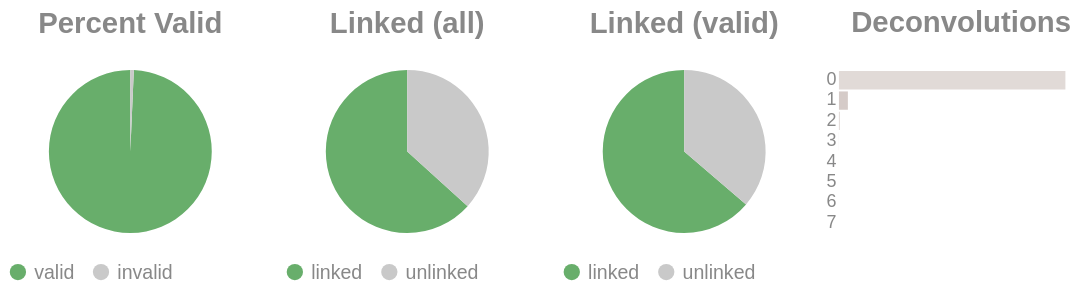

Notebook cell for this chart:
### Code cell
if SKIPLR:
    pass
else:
    clash = Counter()
    for i in valids['molecule'].to_list():
        _mol = i.split("-")
        if len(_mol) == 1:
            clash.update('0')
        else:
            clash.update(_mol[-1])

    _d = {"deconvolutions": [], 'count': []}
    for k,v in clash.items():
        _d['deconvolutions'].append(k)
        _d['count'].append(v)

    tot_valid = valids['reads'].sum()
    mask = valids['reads'] >= 2
    n_linked_reads = valids.filter(mask)['reads'].sum()
    if n_linked_reads == 0:
        print_html("No linked molecules (>=2 reads) were detected; skipping linked-only distributions.")
        SKIPLR = True
    else:
        perc_valid = round(tot_valid / n_reads, 4)
        linked_perc_abs = round(n_linked_reads / n_reads, 4)
        linked_perc = round(n_linked_reads / tot_valid, 4)

    _valid = pl.DataFrame({"valids": ['valid', 'invalid'], "count": [tot_valid, n_reads - tot_valid]})
    _linked_abs = pl.DataFrame({"linked (absolute)": ['linked', 'unlinked'], "count": [n_linked_reads, n_reads - n_linked_reads]})
    _linked_rel = pl.DataFrame({"linked (valids)": ['linked', 'unlinked'], "count": [n_linked_reads, tot_valid - n_linked_reads]})

    (
        alt.hconcat(
            piechart(_valid, goodval = 'valid', title = "Percent Valid"),
            piechart(_linked_abs, goodval = "linked", title =  "Linked (all)"),
            piechart(_linked_rel, goodval = "linked", title =  "Linked (valid)"),
            convolutionbar(pl.DataFrame(_d), title = "Deconvolutions"),
            center = True,
            bounds = 'flush'
        )
        .resolve_scale(color='independent')
        .resolve_legend('independent')
        .properties(usermeta={'embedOptions': {"actions": False}})
    ).display()

### Figure 1 — Vega-Lite specification as saved in the notebook (floating-point values rounded to 4 significant figures)
{"width": "container", "height": 400, "config": {"title": {"anchor": "start", "dy": -15, "fontSize": 18, "color": "#888888", "subtitleColor": "#888888", "subtitleFontSize": 14}, "arc": {"fill": "#0072B2"}, "axis": {"domainColor": "#888888", "domainWidth": 0.5, "gridWidth": 0.2, "grid": false, "titleFontWeight": 400, "titleFontSize": 15, "labelFontSize": 11, "labelColor": "#888888", "tickColor": "#888888", "tickWidth": 0.2, "titleColor": "#888888"}, "axisBand": {"grid": false}, "axisX": {"grid": true, "tickSize": 10, "domainCap": "round"}, "axisY": {"domain": false, "grid": true, "tickSize": 0, "domainCap": "round"}, "background": "transparent", "header": {"labelFontSize": 15, "labelColor": "#888888", "titleFontSize": 15, "titleFontWeight": 600, "titleColor": "#888888"}, "legend": {"labelFont": "sans-serif", "labelFontSize": 12, "labelColor": "#888888", "symbolSize": 100, "symbolType": "circle", "titleFontSize": 12, "titlePadding": 10, "titleColor": "#888888", "title": null}, "range": {"category": ["#E69F00", "#56B4E9", "#009E73", "#F0E442", "#0072B2", "#D55E00", "#CC79A7", "#000000"], "diverging": ["#cfe8f3", "#a2d4ec", "#73bfe2", "#46abdb", "#1696d2", "#12719e"]}, "area": {"fill": "#0072B2", "fillOpacity": 0.7, "line": true, "strokeOpacity": 0.7}, "line": {"color": "#0072B2", "stroke": "#0072B2", "strokeWidth": 2}, "trail": {"color": "#0072B2", "stroke": "#0072B2", "strokeWidth": 0, "size": 1}, "point": {"filled": true, "fillOpacity": 1.0, "size": 95}, "text": {"color": "#888888", "fontSize": 11, "align": "right", "fontWeight": 400, "size": 11}, "bar": {"fill": "#0072B2", "stroke": null}, "view": {"stroke": null, "continuousWidth": 660, "continuousHeight": 400}}, "hconcat": [{"data": {"name": "data-6ab9dc2099b30056b8a28c8c42eef53e"}, "mark": {"type": "arc"}, "encoding": {"color": {"field": "valids", "legend": {"orient": "bottom", "title": null}, "scale": {"domain": ["valid", "invalid"], "range": ["#68ae6b", "#C9C9C9"]}, "title": "Valids", "type": "nominal"}, "theta": {"field": "count", "type": "quantitative"}, "tooltip": [{"field": "valids", "title": "Valids", "type": "ordinal"}, {"field": "percent", "format": ".2%", "title": "Percent", "type": "quantitative"}, {"field": "count", "title": "Count", "type": "quantitative"}]}, "height": 100, "title": {"text": "Percent Valid", "align": "center", "anchor": "middle"}, "transform": [{"calculate": "datum.count / 11112793", "as": "percent"}], "width": 150}, {"data": {"name": "data-2fa0add54d67768224bae0a90daf7974"}, "mark": {"type": "arc"}, "encoding": {"color": {"field": "linked (absolute)", "legend": {"orient": "bottom", "title": null}, "scale": {"domain": ["linked", "unlinked"], "range": ["#68ae6b", "#C9C9C9"]}, "title": "Linked (Absolute)", "type": "nominal"}, "theta": {"field": "count", "type": "quantitative"}, "tooltip": [{"field": "linked (absolute)", "title": "Linked (Absolute)", "type": "ordinal"}, {"field": "percent", "format": ".2%", "title": "Percent", "type": "quantitative"}, {"field": "count", "title": "Count", "type": "quantitative"}]}, "height": 100, "title": {"text": "Linked (all)", "align": "center", "anchor": "middle"}, "transform": [{"calculate": "datum.count / 11112793", "as": "percent"}], "width": 150}, {"data": {"name": "data-8eaa579ddf3626f6f51a7d6a49ca68e4"}, "mark": {"type": "arc"}, "encoding": {"color": {"field": "linked (valids)", "legend": {"orient": "bottom", "title": null}, "scale": {"domain": ["linked", "unlinked"], "range": ["#68ae6b", "#C9C9C9"]}, "title": "Linked (Valids)", "type": "nominal"}, "theta": {"field": "count", "type": "quantitative"}, "tooltip": [{"field": "linked (valids)", "title": "Linked (Valids)", "type": "ordinal"}, {"field": "percent", "format": ".2%", "title": "Percent", "type": "quantitative"}, {"field": "count", "title": "Count", "type": "quantitative"}]}, "height": 100, "title": {"text": "Linked (valid)", "align": "center", "anchor": "middle"}, "transform": [{"calculate": "datum.count / 11036175", "as": "percent"}], "width": 150}, {"data": {"name": "data-fc3a3700bef0039bccff21e9f27494e4"}, "mark": {"type": "bar"}, "encoding": {"color": {"field": "deconvolutions", "legend": null, "scale": {"scheme": "lightgreyred"}, "type": "nominal"}, "tooltip": [{"field": "deconvolutions", "title": "Deconvolutions", "type": "ordinal"}, {"field": "percent", "format": ".2%", "title": "Percent", "type": "quantitative"}, {"field": "count", "title": "Count", "type": "quantitative"}], "x": {"axis": null, "field": "count", "type": "quantitative"}, "y": {"field": "deconvolutions", "sort": "ascending", "title": null, "type": "nominal"}}, "height": 100, "title": {"text": "Deconvolutions", "align": "center", "anchor": "middle"}, "transform": [{"calculate": "datum.count / 6277982", "as": "percent"}], "width": 150}], "bounds": "flush", "center": true, "resolve": {"legend": {"angle": "independent"}, "scale": {"color": "independent"}}, "usermeta": {"embedOptions": {"actions": false}}, "$schema": "https://vega.github.io/schema/vega-lite/v6.1.0.json", "datasets": {"data-6ab9dc2099b30056b8a28c8c42eef53e": [{"valids": "valid", "count": 11036175}, {"valids": "invalid", "count": 76618}], "data-2fa0add54d67768224bae0a90daf7974": [{"linked (absolute)": "linked", "count": 7033891}, {"linked (absolute)": "unlinked", "count": 4078902}], "data-8eaa579ddf3626f6f51a7d6a49ca68e4": [{"linked (valids)": "linked", "count": 7033891}, {"linked (valids)": "unlinked", "count": 4002284}], "data-fc3a3700bef0039bccff21e9f27494e4": [{"deconvolutions": "0", "count": 6024130}, {"deconvolutions": "1", "count": 237475}, {"deconvolutions": "2", "count": 14934}, {"deconvolutions": "3", "count": 1277}, {"deconvolutions": "4", "count": 144}, {"deconvolutions": "5", "count": 18}, {"deconvolutions": "6", "count": 3}, {"deconvolutions": "7", "count": 1}]}}
